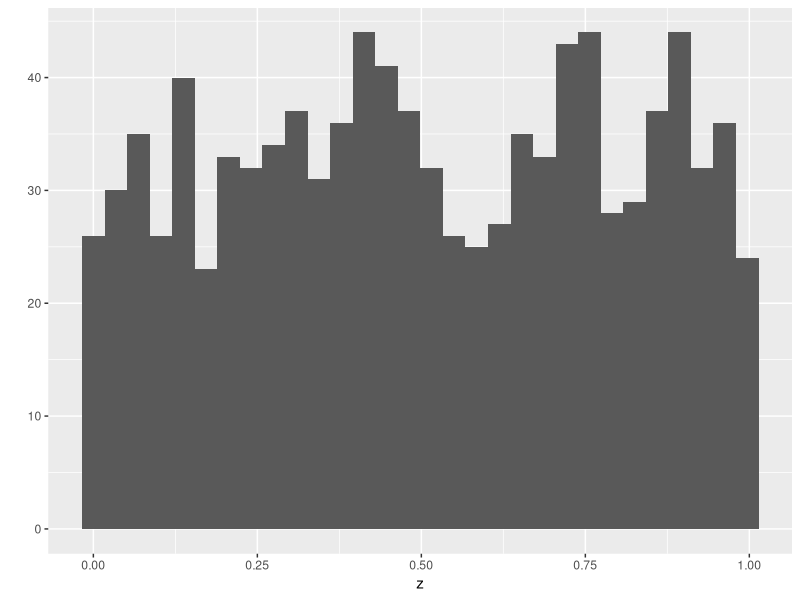

Source code (R): (Note: this script raises an error after producing the figure.)
## ---- chunk 1
# create atomic vector (avoid this)
z <- vector(mode="numeric", length=0)
print(z)

# add element ot it
z <- c(z,5)
head(z)
# this "dynamic sizing" is very slow

# create a vector of 100 0s
z <- rep(0,100)
head(z)

# better to start with NAs
z<- rep(NA,100)
typeof(z)
z[1] <- "Washington"
head(z)
typeof(z)
# coerced into character
# Start with NAs then add on
## ---- chunk 2
my_vector <- runif(100)
my_names <- paste("Species",
                  seq(1:length(my_vector)),
                  sep="")
head(my_names)
names(my_vector) <- my_names
head(my_vector)
## ---- chunk 3
rep(0.5,6)
rep(x=0.5,times=6) # give input names
rep(times=6, x=0.5) # order not important if names specified
my_vec <- c(1,2,3)
rep(x=my_vec, times=2)
rep(x=my_vec, each=2)
rep(x=my_vec, times=my_vec) # what would this do
# each element is matched up to the number it is specified
rep(x=my_vec, each=my_vec)
# why? we get error message
## ---- chunk 4
seq(from=2, to=4)
2:4
# generates the same thing. Common in R coding

seq(from=2, to=4, by=0.5)
# increment up by 0.5
x <- seq(from=2, to=4, length=7)
# r divides it for us
my_vec <- seq(1:length(x))
my_vec
seq_along(x)
seq_len(5)

# a couple of ways to generate sequences
## ---- chunk 5
runif(5)
runif(n=3, min=100, max=103)
rnorm(6)
rnorm(n=6, mean=100, sd=30)
## ---- chunk 6
library(ggplot2)
z <- runif(1000)
qplot(z) # error message
m.hist(z)
## ---- chunk 7
long_vec <- seq_len(10)
long_vec
sample(long_vec) # with no other parameters, it reorders the data
sample(long_vec, size=3) # specify a number, sampling without replacement
sample(long_vec, size=16) # too large
sample(long_vec, size =16, replace = TRUE)
# numbers are randombly drawn but can be replaced

my_weights <- c(rep(20,5),rep(100,5))
# set of non-sero positive weights (integers or real)
my_weights
sample(x=long_vec, replace=TRUE, prob=my_weights)
# weights are proportionally related to values
# weighted toward to back end of the list
sample(x=long_vec, replace=FALSE, prob=my_weights)
# all numbers represented but the higher numbers come first

sample(x=long_vec, replace = TRUE, prob=long_vec)
# assigns weights based on data. Fewer low numbers on list
## ---- chunk 8
z <- c(3.1, 9.2, 1.3, 0.4, 7.5)

# positive index values
z[c(2,3)]
# pulls out second and third values on list
z[c(2,2,3,3)]

# negative index values to exclude elements
z[-c(2,3)]

# create a vector of logical elements to select
# based on values

z < 3
# generates boolean based on properties of 3
z[z<3]
# gives back elements that repond to the subset

tester <- z<3
print(tester)
z[tester]
## ---- chunk 9
which(x<3)

# use length to get positions reletive to start
# and end of vector
# select everthing but last two elements

z[-(length(z):(length(z)-1))]

# subset using named vector elements
names(z) <- letters[1:5]
z[c("b","c")]

# relational operators in R
# < less than
# > greater than
# <= less than or greater to
# >= greater than or equal to
# == equal to

# ! not
# & and (vector)
# | or (vector)
# xor(vec_a,vec_b) one or the other but not both
# && and (only for the first element)
# || or (only for the first element)

x <- 1:5
y <- c(1:3,7,7)


x==2 # boolean evaluating output
x!=2 # only second elements are false

x==1
x==7
y == 7
x == 1 & y == 7 # vector of all falses...there are never
# two trues 

x == 1 | y == 7
# we get two instances of true
x == 3 | y == 3
# single two in third slot

xor( x == 3, y == 3)
# one of them has to be true BUT NOT the other. Both can't be trye
x == 3 && y == 3
## ---- chunk 10
set.seed(90)
z <- runif(10)
print(z)

z < 0.5 # create a logical vector
z[z < 0.5] # pulls out numbers less than 5 in z
which(z < 0.5) # gives us positions with those conditions
z[which(z<0.5)]

# which behaves differently with NAs in the data
zD <- c(z,NA,NA)
zD[zD < 0.5] # na values carried with it
zD[which(zD < 0.5)] # drops NA values
